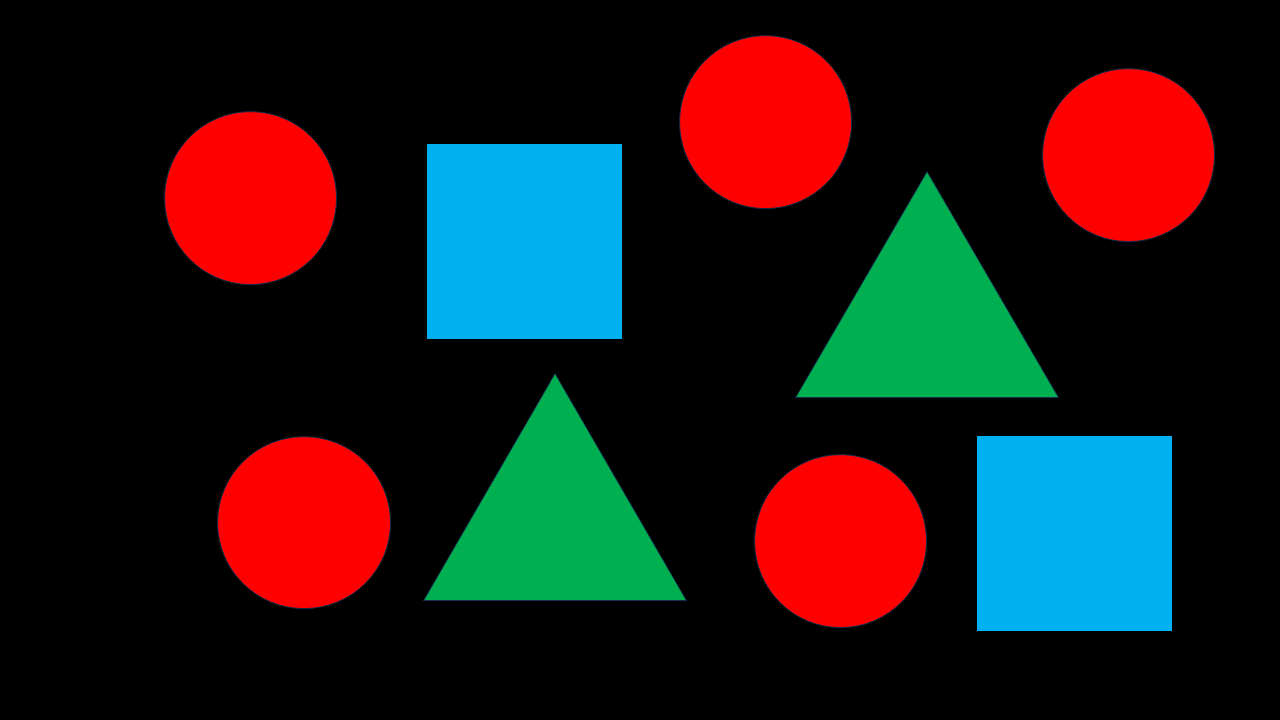
#> input picture img/1.PNG, 1280 x 720 px, found by its file name
$ python 'HSV调节.py'
#> lines starting #> are read from the running program, lines starting #| are printed output that depends on the picture; after the words box and inside, x2 and y2 are one past the last pixel; in counts of white or black regions, pixels touching at a corner belong together
# author: Jeremy
# crate-data:2024.5.16

# -*- coding:utf-8 -*-

import cv2
import numpy as np

"""
功能：读取一张图片，显示出来，转化为HSV色彩空间
     并通过滑块调节HSV阈值，实时显示
"""

image = cv2.imread('E:\\pythonProject\\cv\\photo1\\1.PNG')  # 根据路径读取一张图片
#> image is the input picture: shape (720, 1280, 3); mean B, G, R 25.2, 25.9, 32
cv2.imshow("BGR", image) # 显示图片

hsv_low = np.array([0, 0, 0])
hsv_high = np.array([0, 0, 0])

# 下面几个函数，写得有点冗余

def h_low(value):
    hsv_low[0] = value

def h_high(value):
    hsv_high[0] = value

def s_low(value):
    hsv_low[1] = value

def s_high(value):
    hsv_high[1] = value

def v_low(value):
    hsv_low[2] = value

def v_high(value):
    hsv_high[2] = value

cv2.namedWindow('image',cv2.WINDOW_AUTOSIZE)
# 可以自己设定初始值，最大值255不需要调节
cv2.createTrackbar('H low', 'image', 35, 255, h_low)
cv2.createTrackbar('H high', 'image', 90, 255, h_high)
cv2.createTrackbar('S low', 'image', 43, 255, s_low)
cv2.createTrackbar('S high', 'image', 255, 255, s_high)
cv2.createTrackbar('V low', 'image', 35, 255, v_low)
cv2.createTrackbar('V high', 'image', 255, 255, v_high)

while True:
    dst = cv2.cvtColor(image, cv2.COLOR_BGR2HSV) # BGR转HSV
#> dst: shape (720, 1280, 3); mean H, S, V 13.7, 70.2, 63.2
    dst = cv2.inRange(dst, hsv_low, hsv_high) # 通过HSV的高低阈值，提取图像部分区域
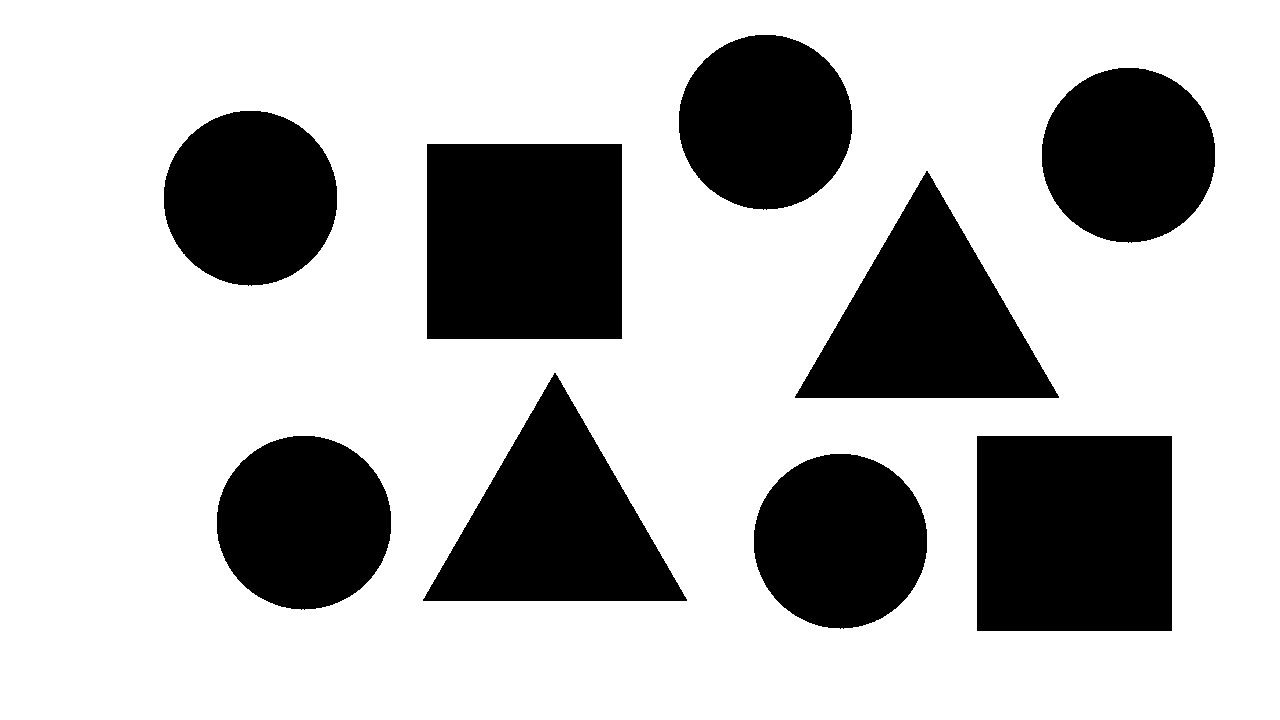
#> dst: shape (720, 1280); 72.3% white; 9 black regions, largest, box (x1, y1, x2, y2) and area: (427, 144, 622, 339) 38025, (977, 436, 1172, 631) 38025, (423, 373, 687, 601) 30347
    cv2.imshow('dst', dst)
    if cv2.waitKey(1) & 0xFF == ord('q'):
#> (key q is pressed here)
        break

cv2.destroyAllWindows()

$ run again, with img/2.PNG copied over img/1.PNG
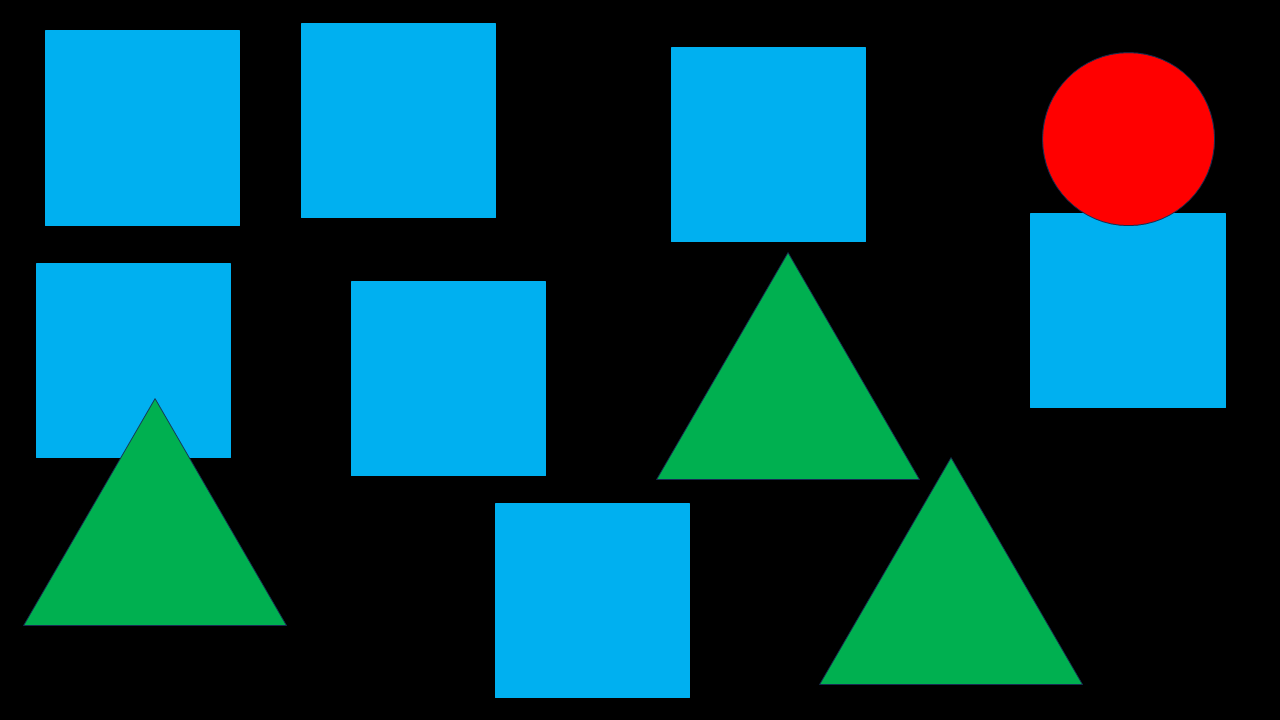
#> input picture img/2.PNG, 1280 x 720 px, found by its file name
#> image is the input picture: shape (720, 1280, 3); mean B, G, R 76.6, 67.4, 6.5
#> `dst = cv2.inRange(dst, hsv_low, hsv_high)`:
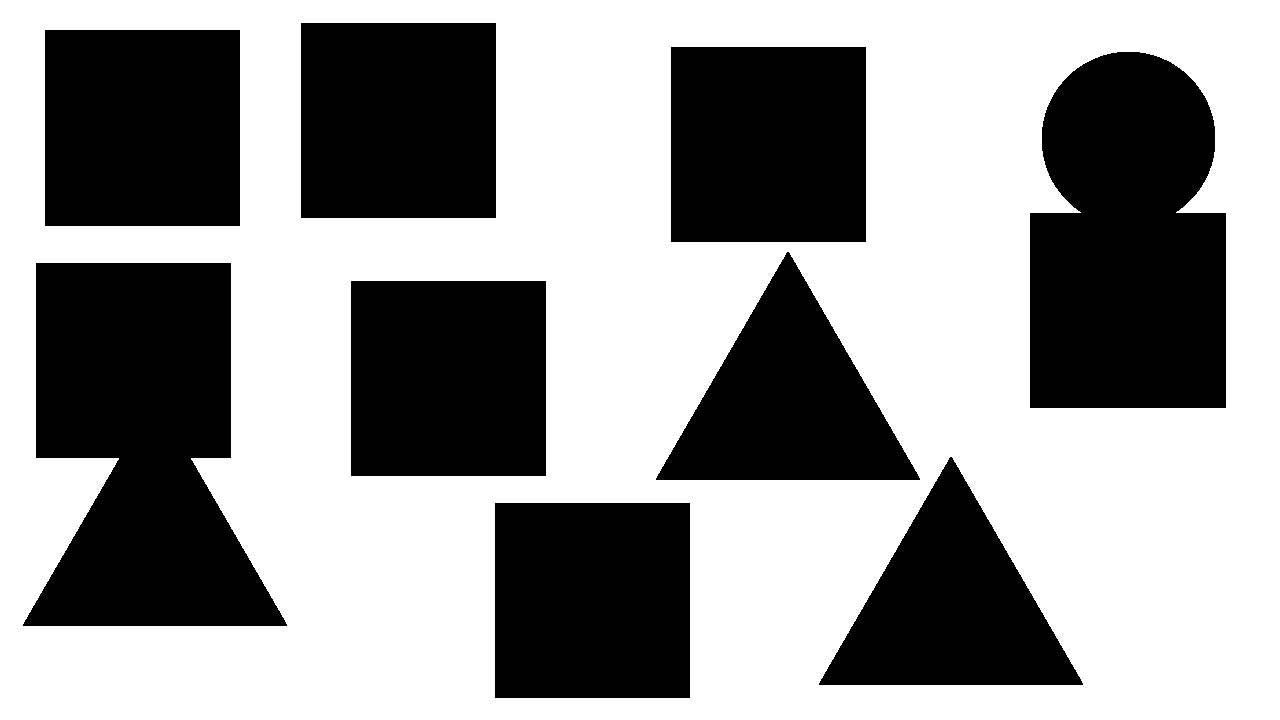
#> dst: shape (720, 1280); 58.9% white; 9 black regions, largest, box (x1, y1, x2, y2) and area: (23, 263, 287, 626) 66319, (1030, 52, 1226, 408) 61228, (45, 30, 240, 226) 38220

$ run again, with img/3.PNG copied over img/1.PNG
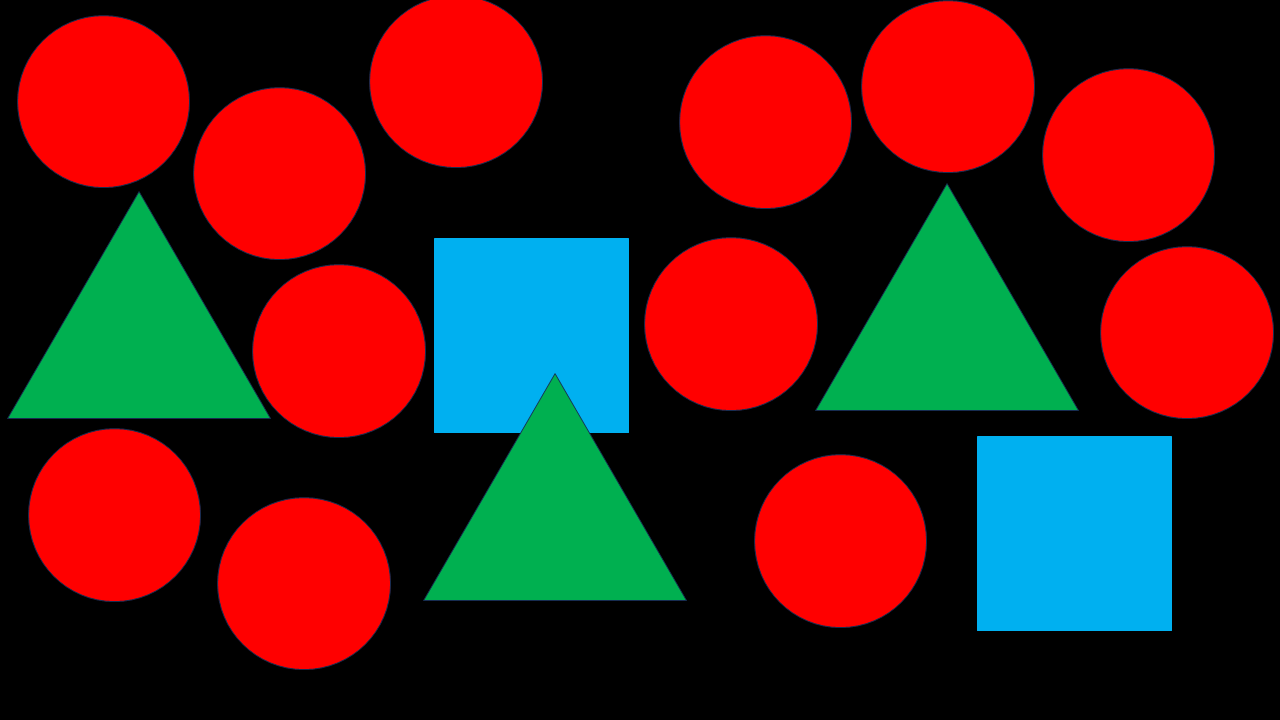
#> input picture img/3.PNG, 1280 x 720 px, found by its file name
#> image is the input picture: shape (720, 1280, 3); mean B, G, R 27.6, 31.4, 76.9
#> `dst = cv2.inRange(dst, hsv_low, hsv_high)`:
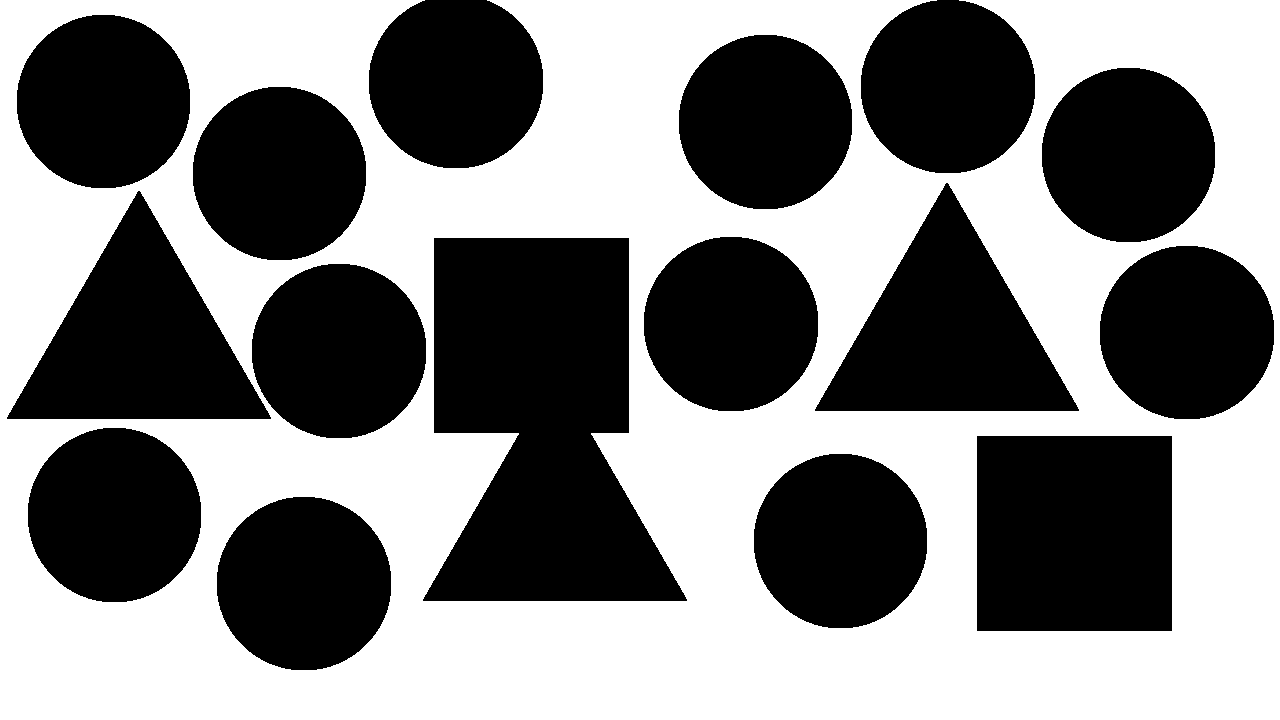
#> dst: shape (720, 1280); 51% white; 16 black regions, largest, box (x1, y1, x2, y2) and area: (423, 238, 687, 601) 66319, (977, 436, 1172, 631) 38025, (815, 183, 1079, 411) 30475

$ run again, with img/4.PNG copied over img/1.PNG
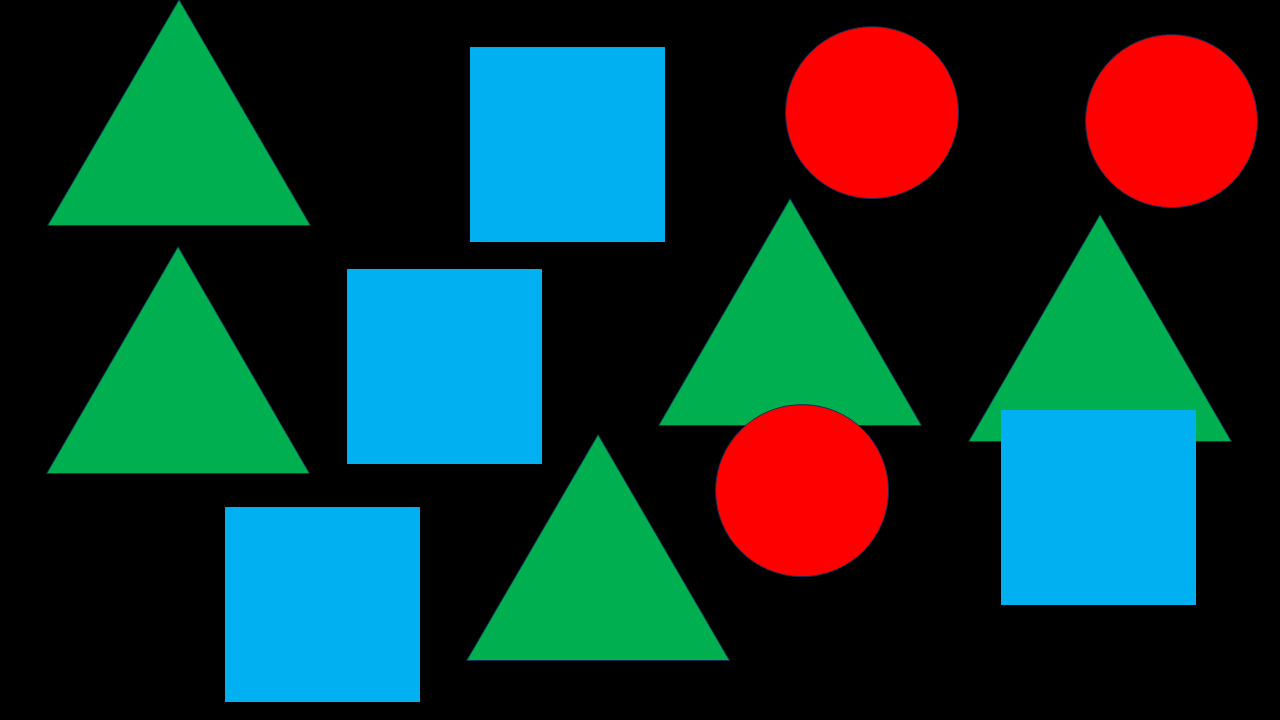
#> input picture img/4.PNG, 1280 x 720 px, found by its file name
#> image is the input picture: shape (720, 1280, 3); mean B, G, R 52.1, 55.9, 19.3
#> `dst = cv2.inRange(dst, hsv_low, hsv_high)`:
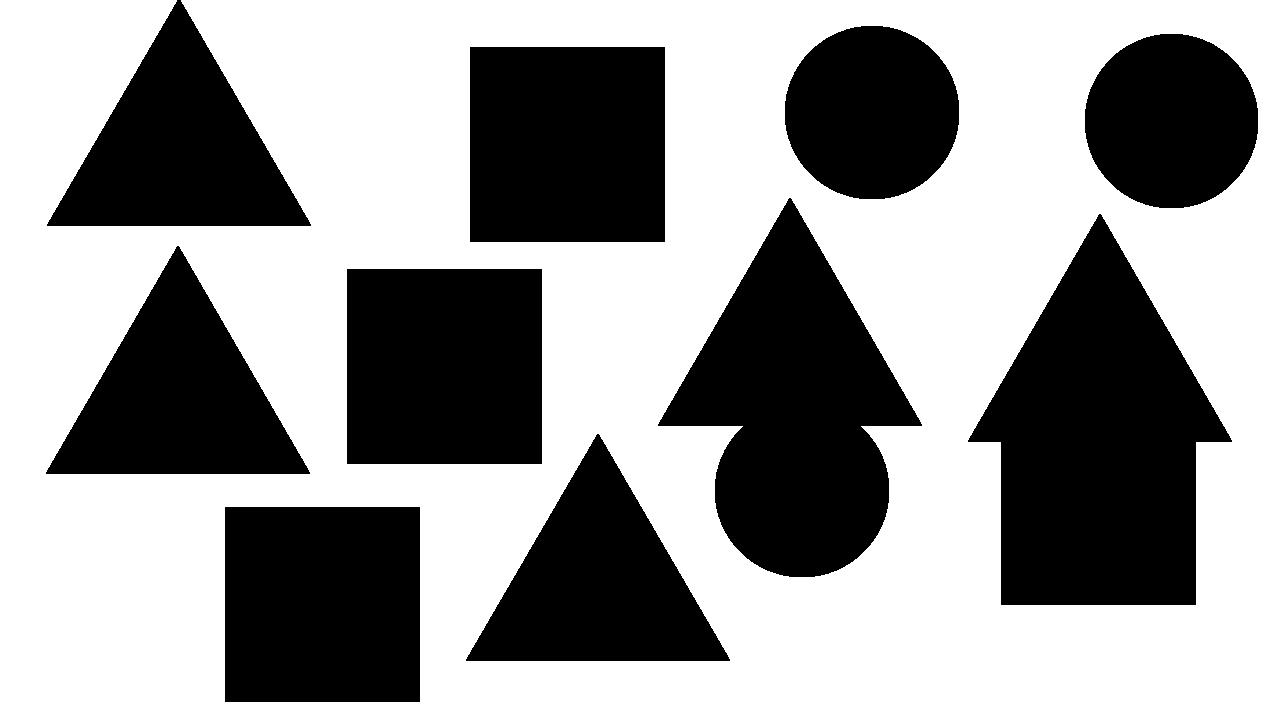
#> dst: shape (720, 1280); 60.1% white; 10 black regions, largest, box (x1, y1, x2, y2) and area: (968, 214, 1232, 605) 62260, (658, 198, 922, 577) 52548, (470, 47, 665, 242) 38025
